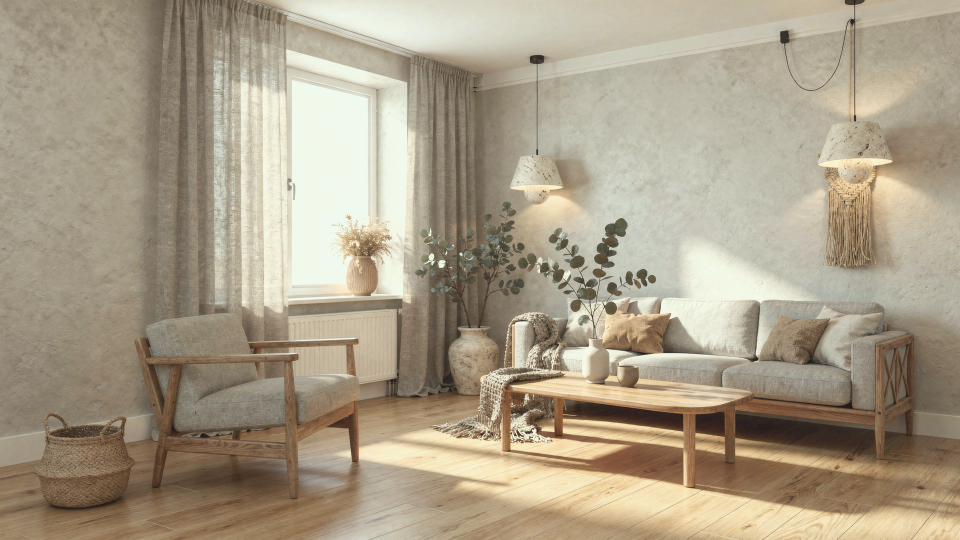
#> input picture assets/renders/living-room/nordic/recipe-v5/m0-A-graded.png, 1920 x 1080 px, found by its file name (shown at 1/2 size)
$ python make_compare.py
#> lines starting #> are read from the running program, lines starting #| are printed output that depends on the picture; pictures that were not available may be replaced by others from this repository, and a replacement may not be noted
# compare.jpg for gate 1: row 1 = the M0 drafts (graded) + the old pilot + the old styled preview; row 2 = H0 draft raw/graded + the two clays. Labels on each tile.
import os
from PIL import Image, ImageDraw, ImageFont
R = '/home/user/homedesign-app/'
D = R + 'assets/renders/living-room/nordic/recipe-v5/'
H = R + 'assets/renders/hall/nordic/recipe-v5/'
row1 = [('m0-A  flux-2 2K  (graded) - LOCK BROKEN', D + 'm0-A-graded.png'),
        ('m0-A retake  flux-2 2K  (graded)', D + 'm0-A-retake-graded.png'),
        ('m0-B  gpt-image-2-5 sunburst 2K  (graded)', D + 'm0-B-graded.png'),
        ('m0-C  nano-banana-2 2K  (graded)', D + 'm0-C-graded.png'),
        ('m0-A-styled  flux-2 2K  (graded) - added table, no products', D + 'm0-A-styled-graded.png'),
        ('OLD pilot v4.1 b-graded  nano-banana-2 (2026-10-04)', R + 'assets/renders/living-room/nordic/m0/pilot-v4.1/m0-pilot-b-graded.png'),
        ('OLD styled preview r2 (2026-10-06)', R + 'assets/renders/living-room/nordic/styled-preview-r2/styled-preview.png')]
row2 = [('h0-A  flux-2 2K  raw', H + 'h0-A.png'),
        ('h0-A  flux-2 2K  (graded) - placeholders rendered literally', H + 'h0-A-graded.png'),
        ('H0 clay  H-B-lit.png (input)', R + 'assets/blockout/house/framing/round2/H-B-lit.png'),
        ('M0 clay  m0-clay-4k.png (input)', R + 'assets/blockout/living-room/m0-clay-4k.png'),
        ('m0-B raw (before grade)', D + 'm0-B.png'),
        ('m0-C raw (before grade)', D + 'm0-C.png')]
TW, TH, PAD, LAB = 960, 540, 12, 34
font = ImageFont.load_default()
try:
    font = ImageFont.truetype('/usr/share/fonts/truetype/dejavu/DejaVuSans.ttf', 22)
except Exception:
    pass
rows = [[t for t in row1 if os.path.exists(t[1])], [t for t in row2 if os.path.exists(t[1])]]
ncol = max(len(r) for r in rows)
sheet = Image.new('RGB', (PAD + ncol * (TW + PAD), PAD + 2 * (TH + LAB + PAD)), (24, 24, 24))
#> sheet: PIL image 2928x1184 RGB; every value is 24
dr = ImageDraw.Draw(sheet)
for ri, row in enumerate(rows):
    for ci, (label, path) in enumerate(row):
        im = Image.open(path).convert('RGB')
#> im is the input picture: PIL image 1920x1080 RGB; mean R, G, B 169.6, 157.9, 136.6
        w, h = im.size
#> w = 1920; h = 1080
        s = min(TW / w, TH / h)
#> s = 0.5
        im = im.resize((int(w * s), int(h * s)), Image.LANCZOS)
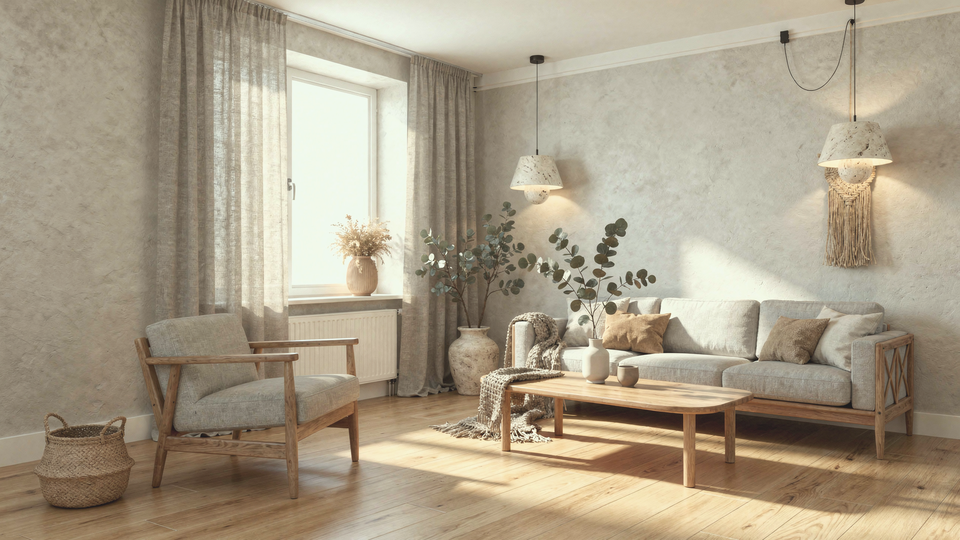
#> im: PIL image 960x540 RGB; mean R, G, B 169.6, 157.9, 136.6
        x = PAD + ci * (TW + PAD); y = PAD + ri * (TH + LAB + PAD)
        sheet.paste(im, (x + (TW - im.size[0]) // 2, y + LAB + (TH - im.size[1]) // 2))
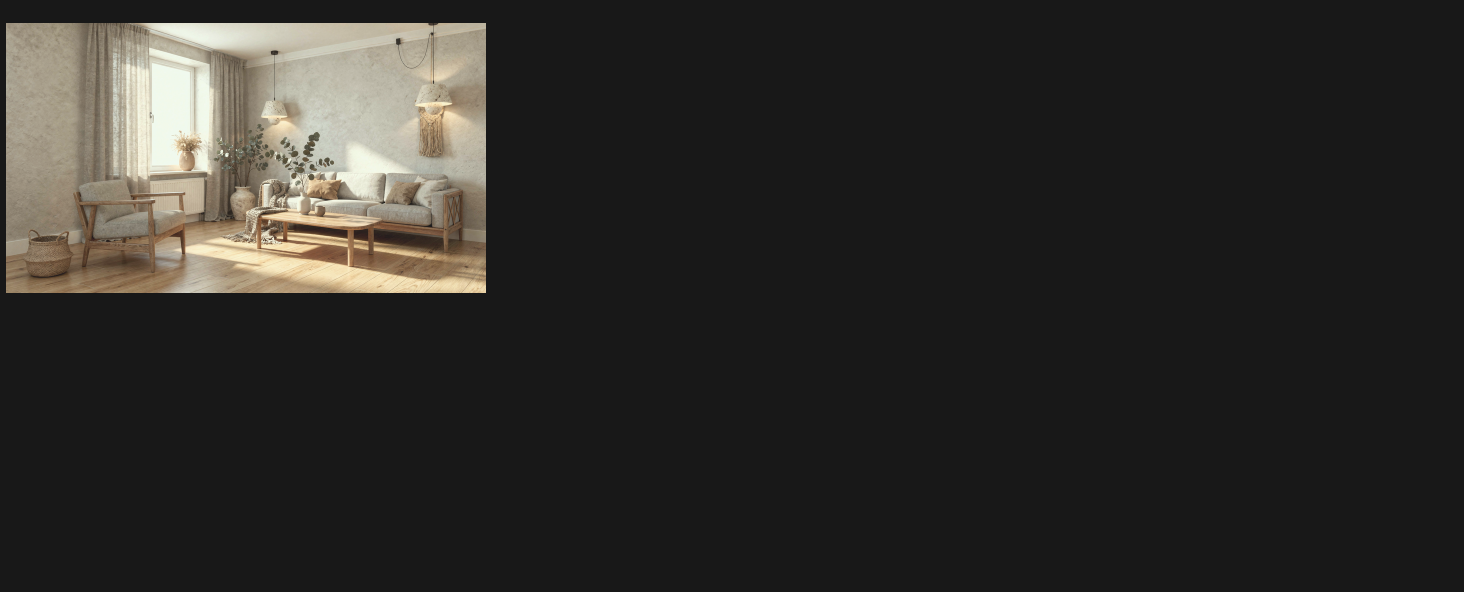
#> sheet: PIL image 2928x1184 RGB (shown at 1/2 size); mean R, G, B 45.8, 44, 40.8
        dr.text((x + 6, y + 6), label, fill=(235, 235, 235), font=font)
#> pass 2 of the loop `for ri, row in enumerate(rows):`:
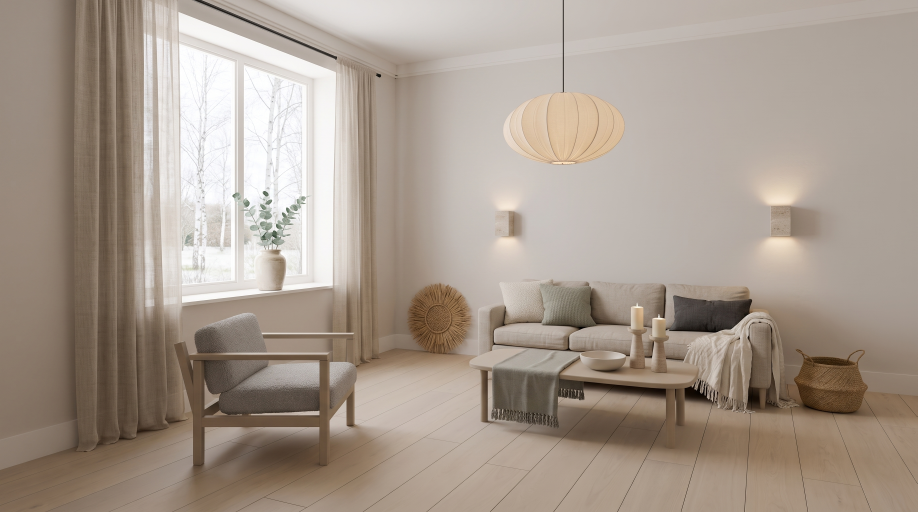
#> input picture assets/renders/living-room/nordic/recipe-v5/raw/m0-C.jpg, 2752 x 1536 px, given in place of m0-C.png, which was not available (shown at 1/3 size)
#> im is the input picture: PIL image 2752x1536 RGB; mean R, G, B 167.1, 153.9, 141.9
#> `im = im.resize((int(w * s), int(h * s)), Image.LANCZOS)`:
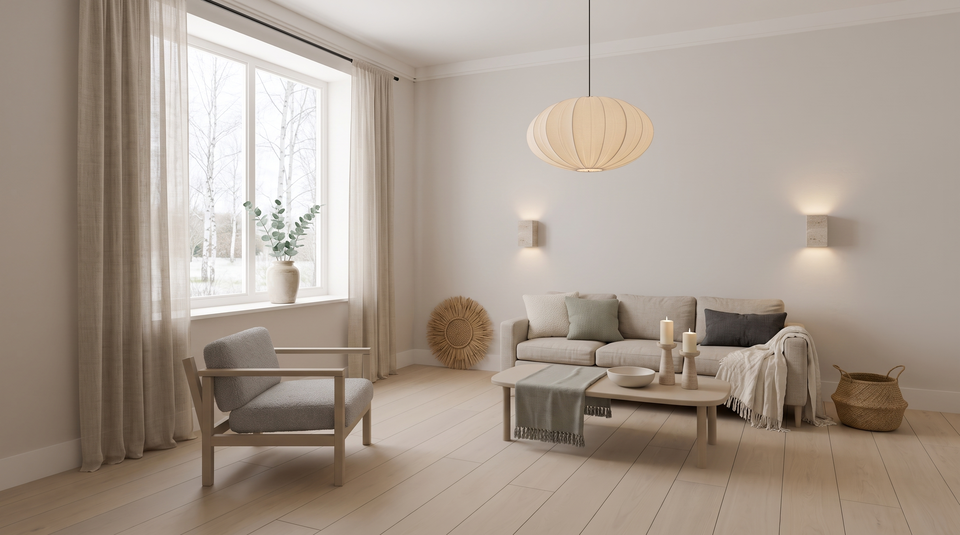
#> im: PIL image 960x535 RGB; mean R, G, B 167.1, 153.9, 141.9
#> `sheet.paste(im, (x + (TW - im.size[0]) // 2, y + LAB + (TH - im.size[1..`:
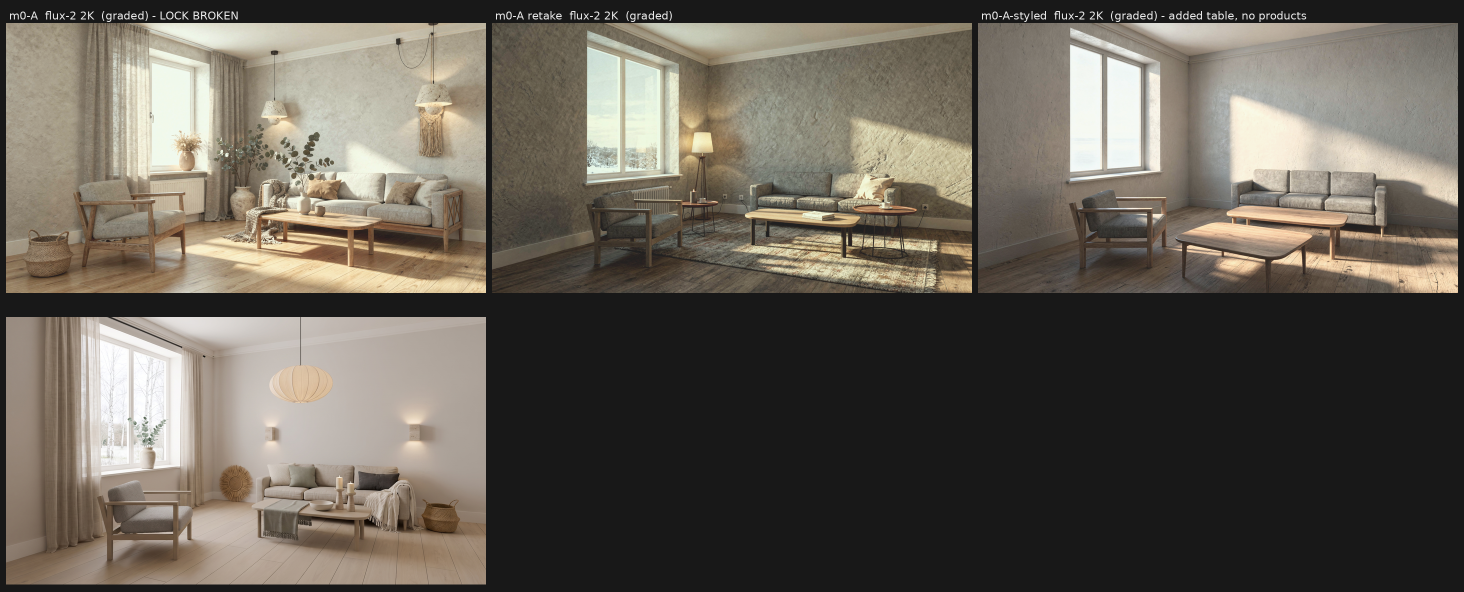
#> sheet: PIL image 2928x1184 RGB (shown at 1/2 size); mean R, G, B 101.5, 95.5, 86
sheet.save(D + 'compare.jpg', quality=86)
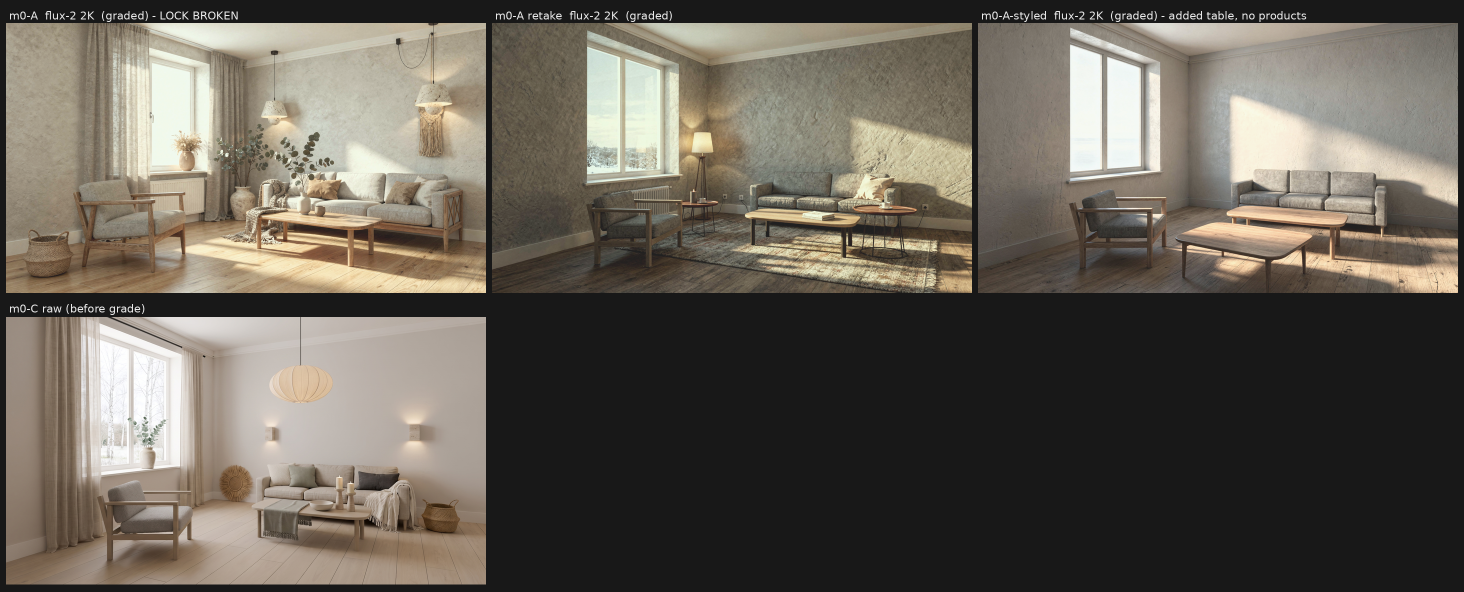
#> saved as compare.jpg: PIL image 2928x1184 RGB (shown at 1/2 size); mean R, G, B 101.6, 95.5, 86.1
print('compare.jpg', sheet.size, [len(r) for r in rows])
#| compare.jpg (2928, 1184) [3, 1]
